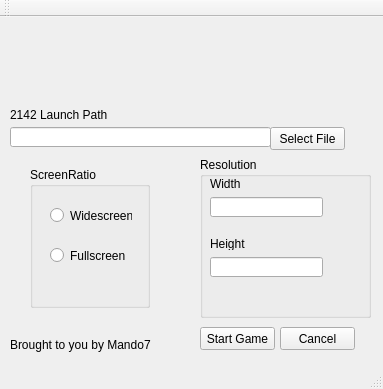
<?xml version="1.0" encoding="UTF-8"?>
<ui version="4.0">
 <class>MainWindow</class>
 <widget class="QMainWindow" name="MainWindow">
  <property name="geometry">
   <rect>
    <x>0</x>
    <y>0</y>
    <width>383</width>
    <height>389</height>
   </rect>
  </property>
  <property name="windowTitle">
   <string>MainWindow</string>
  </property>
  <widget class="QWidget" name="centralWidget">
   <widget class="QGroupBox" name="ScreenRatio">
    <property name="geometry">
     <rect>
      <x>30</x>
      <y>150</y>
      <width>120</width>
      <height>141</height>
     </rect>
    </property>
    <property name="title">
     <string>ScreenRatio</string>
    </property>
    <widget class="QRadioButton" name="widescreenb">
     <property name="geometry">
      <rect>
       <x>20</x>
       <y>40</y>
       <width>82</width>
       <height>17</height>
      </rect>
     </property>
     <property name="text">
      <string>Widescreen</string>
     </property>
    </widget>
    <widget class="QRadioButton" name="fullscreenb">
     <property name="geometry">
      <rect>
       <x>20</x>
       <y>80</y>
       <width>82</width>
       <height>17</height>
      </rect>
     </property>
     <property name="text">
      <string>Fullscreen</string>
     </property>
    </widget>
   </widget>
   <widget class="QGroupBox" name="groupBox">
    <property name="geometry">
     <rect>
      <x>200</x>
      <y>140</y>
      <width>171</width>
      <height>161</height>
     </rect>
    </property>
    <property name="title">
     <string>Resolution</string>
    </property>
    <widget class="QLineEdit" name="lineEdit">
     <property name="geometry">
      <rect>
       <x>10</x>
       <y>40</y>
       <width>113</width>
       <height>20</height>
      </rect>
     </property>
    </widget>
    <widget class="QLineEdit" name="lineEdit_2">
     <property name="geometry">
      <rect>
       <x>10</x>
       <y>100</y>
       <width>113</width>
       <height>20</height>
      </rect>
     </property>
    </widget>
    <widget class="QLabel" name="label">
     <property name="geometry">
      <rect>
       <x>10</x>
       <y>20</y>
       <width>46</width>
       <height>13</height>
      </rect>
     </property>
     <property name="text">
      <string>Width</string>
     </property>
    </widget>
    <widget class="QLabel" name="label_2">
     <property name="geometry">
      <rect>
       <x>10</x>
       <y>80</y>
       <width>46</width>
       <height>13</height>
      </rect>
     </property>
     <property name="text">
      <string>Height</string>
     </property>
    </widget>
   </widget>
   <widget class="QLineEdit" name="lineEdit_3">
    <property name="geometry">
     <rect>
      <x>10</x>
      <y>110</y>
      <width>261</width>
      <height>20</height>
     </rect>
    </property>
   </widget>
   <widget class="QLabel" name="label_3">
    <property name="geometry">
     <rect>
      <x>10</x>
      <y>90</y>
      <width>111</width>
      <height>16</height>
     </rect>
    </property>
    <property name="text">
     <string>2142 Launch Path</string>
    </property>
   </widget>
   <widget class="QPushButton" name="pushButton">
    <property name="geometry">
     <rect>
      <x>270</x>
      <y>110</y>
      <width>75</width>
      <height>23</height>
     </rect>
    </property>
    <property name="text">
     <string>Select File</string>
    </property>
   </widget>
   <widget class="QPushButton" name="pushButton_2">
    <property name="geometry">
     <rect>
      <x>200</x>
      <y>310</y>
      <width>75</width>
      <height>23</height>
     </rect>
    </property>
    <property name="text">
     <string>Start Game</string>
    </property>
   </widget>
   <widget class="QPushButton" name="pushButton_3">
    <property name="geometry">
     <rect>
      <x>280</x>
      <y>310</y>
      <width>75</width>
      <height>23</height>
     </rect>
    </property>
    <property name="text">
     <string>Cancel</string>
    </property>
   </widget>
   <widget class="QLabel" name="label_4">
    <property name="geometry">
     <rect>
      <x>10</x>
      <y>320</y>
      <width>141</width>
      <height>16</height>
     </rect>
    </property>
    <property name="text">
     <string>Brought to you by Mando75</string>
    </property>
   </widget>
   <widget class="QLabel" name="picture">
    <property name="geometry">
     <rect>
      <x>10</x>
      <y>0</y>
      <width>361</width>
      <height>91</height>
     </rect>
    </property>
    <property name="text">
     <string/>
    </property>
    <property name="pixmap">
     <pixmap>../../../Downloads/rsz_mandobannereutrigger_zps371729a7.jpg</pixmap>
    </property>
   </widget>
  </widget>
  <widget class="QMenuBar" name="menuBar">
   <property name="geometry">
    <rect>
     <x>0</x>
     <y>0</y>
     <width>383</width>
     <height>21</height>
    </rect>
   </property>
  </widget>
  <widget class="QToolBar" name="mainToolBar">
   <attribute name="toolBarArea">
    <enum>TopToolBarArea</enum>
   </attribute>
   <attribute name="toolBarBreak">
    <bool>false</bool>
   </attribute>
  </widget>
  <widget class="QStatusBar" name="statusBar"/>
 </widget>
 <layoutdefault spacing="6" margin="11"/>
 <resources/>
 <connections/>
</ui>
